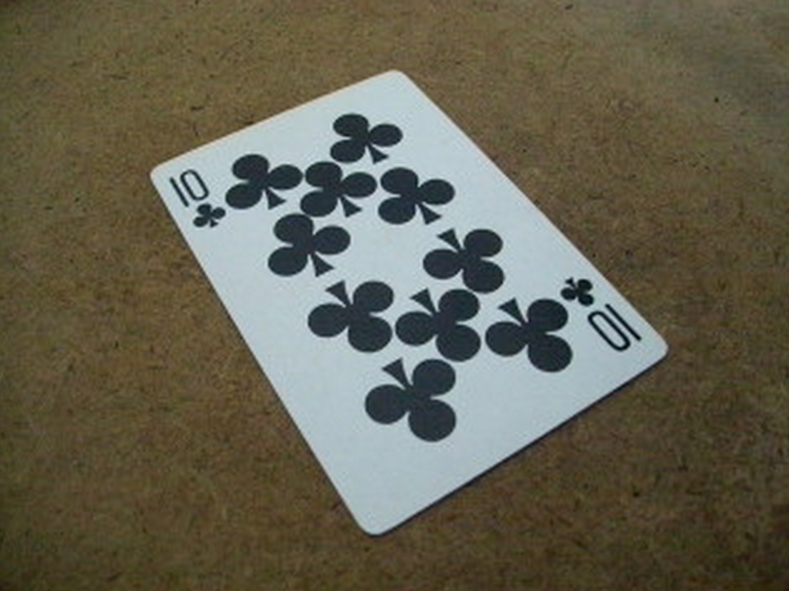
#> input picture Vision/perspectiveMods/card.png, 789 x 591 px
$ python Perspective_Correction.py   (Python 2 division)
#> lines starting #> are read from the running program, lines starting #| are printed output that depends on the picture; after the words box and inside, x2 and y2 are one past the last pixel; in counts of white or black regions, pixels touching at a corner belong together; long printed decimals are rounded
import cv2
import numpy as np

'''
#############################################################
#                IEEE Hardware Team 2016                    #
#   Created by: Christine Moore                                #
#   Email:      christinemoore321@gmail.com                       #
#                                                           #
#   Created for:    perspective correction and transfrom    #
#   Created Date:   October 8th, 2015                    #
#
#############################################################
'''

corners = []
line_segments = []
x_values = []
y_values = []

# function find the corners from the intersection
# of the lines detected as the edge of the object to be transformed
def line_intersection(line1, line2):
    xdiff = (line1[0][0] - line1[1][0], line2[0][0] - line2[1][0])
    ydiff = (line1[0][1] - line1[1][1], line2[0][1] - line2[1][1])

    def det(a, b):
        return a[0] * b[1] - a[1] * b[0]

    div = det(xdiff, ydiff)
    if div == 0:
       return -1, -1

    d = (det(*line1), det(*line2))
    x = det(d, xdiff) / div
    y = det(d, ydiff) / div
    return x, y


# read in image
img = cv2.imread('card.png')
#> img is the input picture: shape (591, 789, 3); mean B, G, R 80.7, 97.7, 101.3
cv2.imshow('window', img)
cv2.waitKey(2)

# convert it to bw
bw_img = cv2.cvtColor(img, cv2.COLOR_BGR2GRAY)
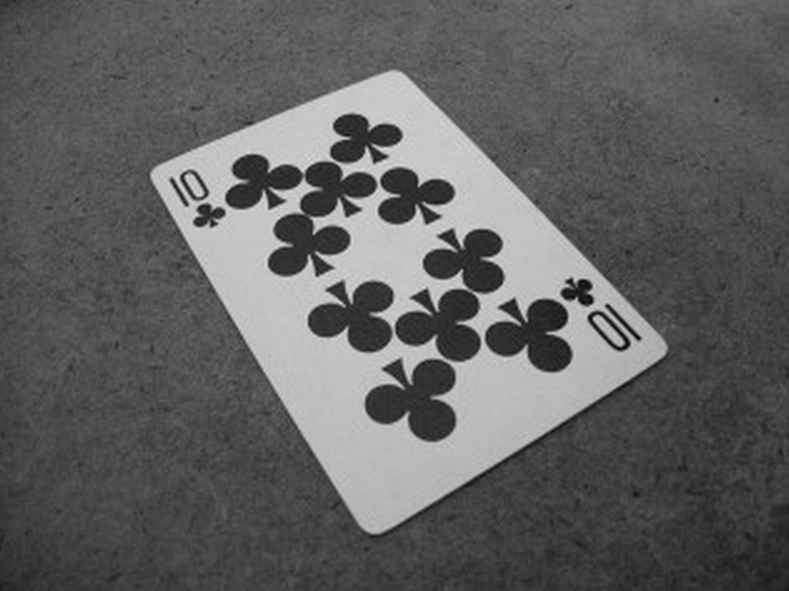
#> bw_img: shape (591, 789); min 3, max 224, mean 96.8
cv2.imshow('BWimg', bw_img)

# actual run canny edge
# parameters are subject to change/testing
# 2nd param in minVal
# 3rd param is max Val
# they form the interval for acceptable intensity gradients
edge_img = cv2.Canny(bw_img, 300, 200)
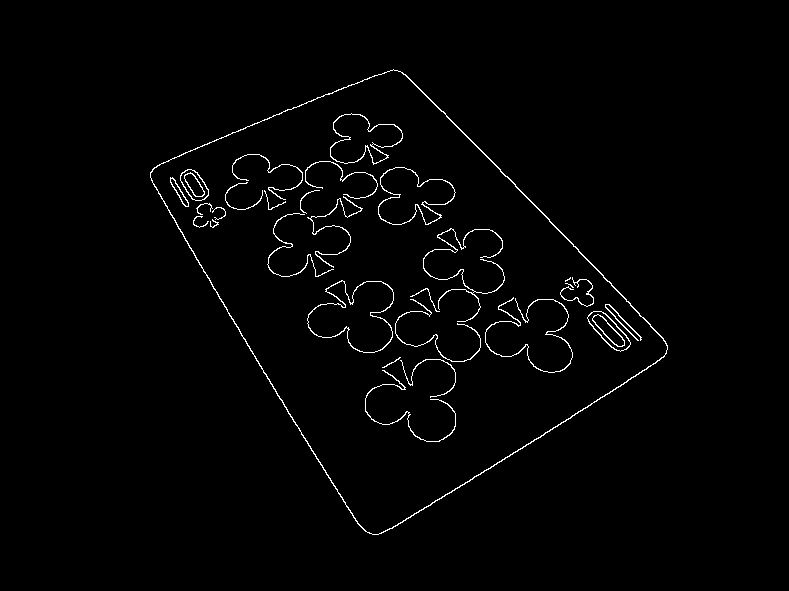
#> edge_img: shape (591, 789); 1.5% white in thin lines or dots, all inside (x1, y1, x2, y2) = (150, 69, 668, 535)
cv2.imshow('EM',edge_img)

kernel = np.ones((3,3),np.uint8)
dilate = cv2.dilate(edge_img, kernel, iterations = 1)
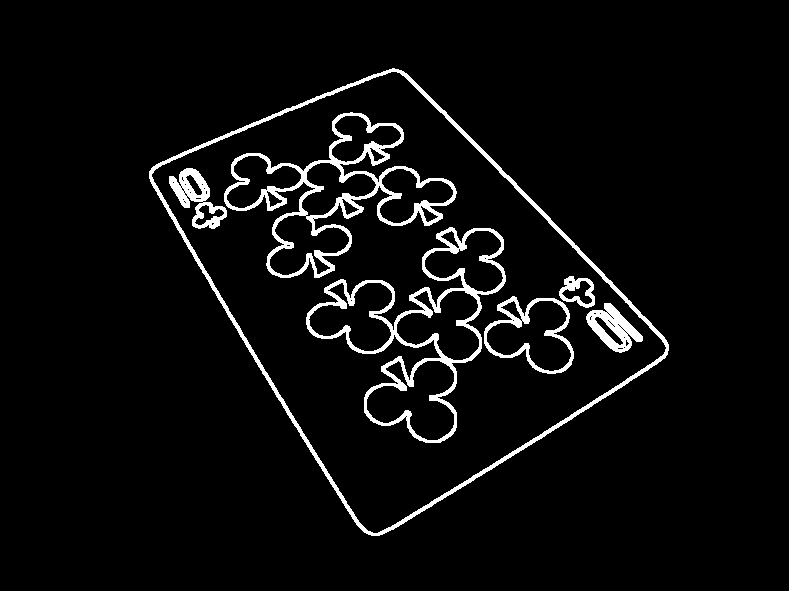
#> dilate: shape (591, 789); 4.7% white; 7 white regions, largest, box (x1, y1, x2, y2) and area: (224, 112, 457, 278) 5831, (149, 68, 669, 536) 5826, (306, 227, 506, 443) 5672
cv2.imshow('Dilate', dilate)

# 2nd input is rho
# 3rd param is theta
# 4th param is min accpetance value for a line
# 3rd and 4th param is going to be the major difference

#pi/80, 120
lines = cv2.HoughLines(edge_img,1,np.pi/80,120)
#> lines = [[-31, 2.59], [-233, 2.36], [654, 1.02], [212, 1.18]]
print "lines"
print lines
#| [[[ -31.           2.592 ]]
#|  [[-233.           2.356]]
#|  [[ 654.           1.021]]
#|  [[ 212.           1.178]]]
# print "afsfsf"
for rho,theta in lines[0]:
	# print rho
	# print theta
	a = np.cos(theta)
	b = np.sin(theta)
	x0 = a*rho
	y0 = b*rho
	x1 = int(x0 + 1000*(-b))
	y1 = int(y0 + 1000*(a))
	x2 = int(x0 - 1000*(-b))
	y2 = int(y0 - 1000*(a))

	point1 = [x1, y1]
	edge_img = cv2.Canny(bw_img, 260, 200)
	point2 = [x2, y2]

	segment = [point1, point2]
	line_segments.append(segment)
	cv2.line(img,(x1,y1),(x2,y2),(0,0,255),2)
#> this loop made 1 pass
#> (rho, theta, a, b, x0, y0, x1, y1) on pass 1: (-31, 2.59, -0.853, 0.522, 26.43, -16.2, -496, -868)
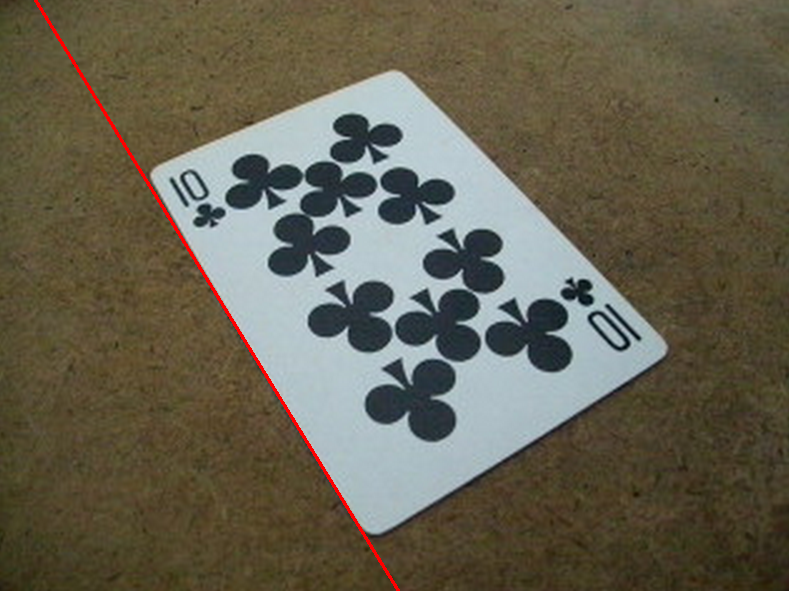
#> img: shape (591, 789, 3); 0.5% of pixels changed, all inside (x1, y1, x2, y2) = (34, 0, 400, 591)
#> after the loop, line_segments = [[[-496, -868], [548, 836]]]

for lineSeg1 in line_segments:
    for lineSeg2 in line_segments:
        # detecting areas where the line intersects
        x, y = line_intersection(lineSeg1, lineSeg2)
        if x != -1 and y != -1:
            cv2.circle(img,(x,y), 10, (0,255,255), -1)
            cornerPoint = [x, y]
            boolX = x in x_values
            boolY = y in y_values
            if (x > 0 and y > 0 and boolX == False and boolY == False):
                corners.append(cornerPoint)
                x_values.append(x)
                y_values.append(y)
#> this loop made 1 pass
#> lineSeg1 on pass 1: [[-496, -868], [548, 836]]
#> after the loop, corners = []; x_values = []; y_values = []

isQuad = True
#check to make sure detected shape is a quadrilateral

print len(corners)
#| 0
if (len(corners) < 4):
    print 'object detected is not a quadrilateral'
    isQuad = False

# get mass center
leftmostX = 100000000000000
rightmostX = 0
topmostY = 100000000000000
bottommostY = 0

# finding left and right points and top and bottom points
# allows us to to average them to find center of mass
for currentCorner in corners:
    x = currentCorner[0]
    y = currentCorner[1]
    if x > rightmostX and x > 0:
        rightmostX = x
    if x < leftmostX and x > 0:
        leftmostX = x
    if y > bottommostY and y > 0:
        bottommostY = y
    if y < topmostY and y > 0:
        topmostY = y
#> this loop made 0 passes
#> after the loop, bottommostY = 0; leftmostX = 100000000000000; rightmostX = 0; topmostY = 100000000000000

# average them to find center of mass
centerX = (leftmostX + rightmostX) / 2
#> centerX = 50000000000000
# use low + (high - low) / 2
centerY = (topmostY + bottommostY) / 2
#> centerY = 50000000000000

# just a display for the center point
#> (the run stopped early here; a loop or call above may not have finished)
